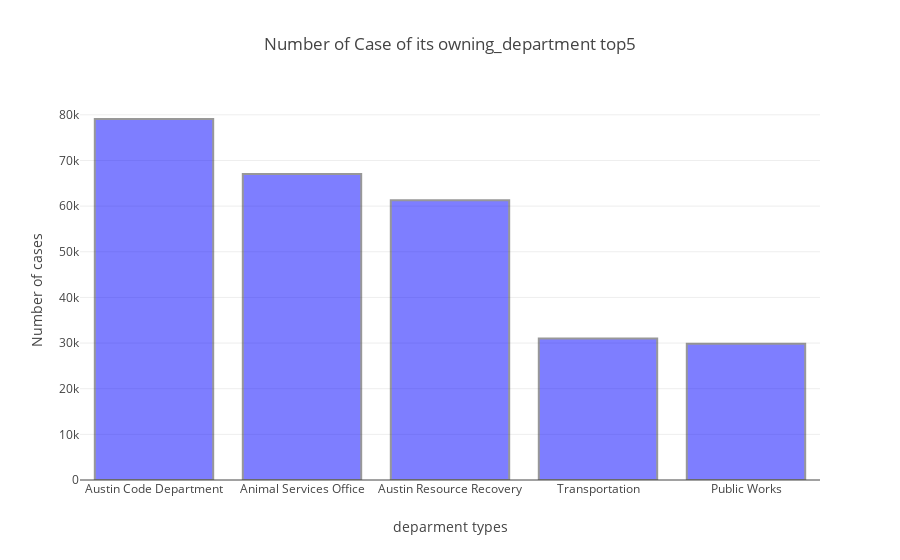

Write notebook code for a chart like this one.
### Code cell
number= {'type' : 'bar',
                     'x' : temp.owning_department,
                     'y' : temp["count"],
                     'marker' : {'color' : 'blue',
                                'line' : {'color' : '#333',
                                          'width' : 2}},
                     'opacity' : 0.5,}
                     

layout = {'title' : "Number of Case of its owning_department top5 ",
         'xaxis' : {'title' : 'deparment types'},
         'yaxis' : {'title' : 'Number of cases'},
         }
fig = {'data' : [number],
      'layout' : layout}
pyo.iplot(fig)

### Figure 1 — Plotly figure (JSON) as saved in the notebook; plotly's stock layout.template omitted (floating-point values rounded to 4 significant figures)
{"data": [{"marker": {"color": "blue", "line": {"color": "#333", "width": 2}}, "opacity": 0.5, "type": "bar", "x": ["Austin Code Department", "Animal Services Office", "Austin Resource Recovery", "Transportation", "Public Works"], "y": [79084, 67013, 61277, 31007, 29849]}], "layout": {"title": "Number of Case of its owning_department top5 ", "xaxis": {"title": "deparment types"}, "yaxis": {"title": "Number of cases"}}}
